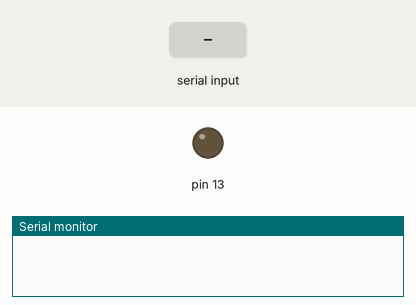
This sketch was run on a simulated Arduino Uno, built with avr-gcc and run on an emulated ATmega328P. Shown: output pins drawn as LEDs (lit = HIGH), the last lines printed to the serial monitor. The test bench sets the inputs (shaded band).

Above: at 1.2 s.
1.3 s: "a" received over Serial
At 2.0 s:
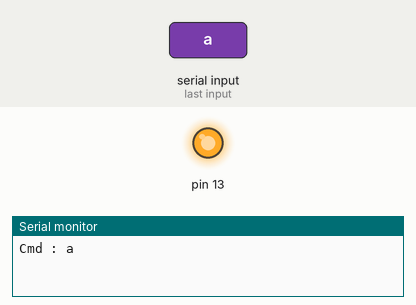
2.8 s: "b" received over Serial
At 3.1 s:
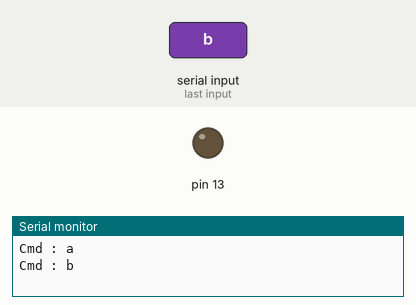
Timing chart, 0 to 5.8 s (numbered marks = the images above; inputs shaded):
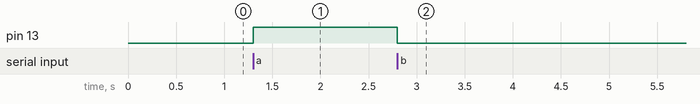

The sketch:

python_comm.ino
```cpp
char cmd;

void setup() {
  Serial.begin(9600);
  pinMode(13, OUTPUT);
}

void loop() {
  if (Serial.available()){
    cmd = Serial.read();

    switch (cmd){
      case 'a':
        Serial.println("Cmd : a");
        digitalWrite(13, HIGH);
        delay(100);
        break;

      case 'b':
        Serial.println("Cmd : b");
        digitalWrite(13, LOW);
        delay(100);
        break;

      default:
        Serial.println("Default");
        delay(100);
        break;
    }

    // if (cmd == 'a'){
    //   Serial.println("Cmd : a");
    //   digitalWrite(13, HIGH);
    //   delay(100);
    // }
    // else if (cmd == 'b'){
    //   Serial.println("Cmd : b");
    //   digitalWrite(13, LOW);
    //   delay(100);
    // }
    // else {
    //   Serial.println("except");
    //   delay(100);
    // }

  }
}
```

Measured:
- after the input at 1.3 s, pin 13: LOW → HIGH at once
- after the input at 2.8 s, pin 13: HIGH → LOW at once
